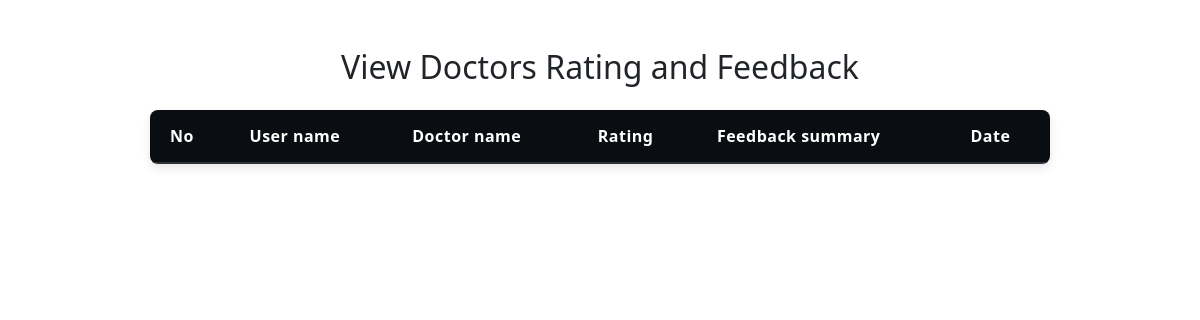
/ViewDoctorRating, run on an earlier commit of the app's database.
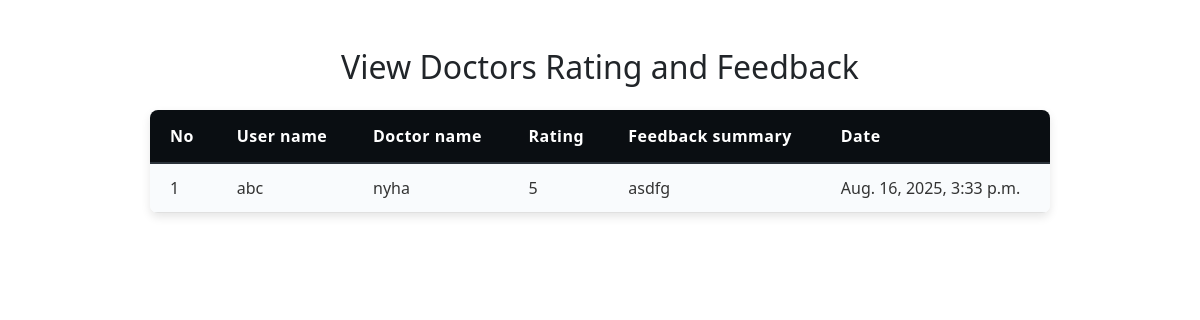
And on a later commit of the database.
### healthapp/models.py (models this page shows)
class FeedbackTable(models.Model):
    USER = models.ForeignKey(UserTable,on_delete=models.CASCADE,blank=True,null=True)
    DOCTOR = models.ForeignKey(DoctorTable,on_delete=models.CASCADE,blank=True,null=True)
    Rating = models.IntegerField(blank=True,null=True)
    Comment =  models.CharField(max_length=100,blank=True,null=True)
    Date = models.DateTimeField(auto_now_add=True)

class UserTable(models.Model):
    UserName = models.CharField(max_length=30,blank=True, null=True)
    Gender = models.CharField(max_length=10, blank=True, null=True)
    DOB = models.DateField(blank=True,null=True)
    E_mail = models.CharField(max_length=30, blank=True, null=True)
    Phone = models.BigIntegerField(blank=True,null=True)
    Address = models.CharField(max_length=100,blank=True,null=True)
    City = models.CharField(max_length=30,blank=True,null=True)
    State = models.CharField(max_length=30,blank=True,null=True)
    Pincode = models.IntegerField(blank=True,null=True)
    LOGIN =models.ForeignKey(LoginTable,on_delete=models.CASCADE,null=True,blank=True)
    Created_at = models.DateTimeField(auto_now_add=True,blank=True,null=True)

class DoctorTable(models.Model):
    UserName = models.CharField(max_length=30,blank=True,null=True)
    DOB = models.DateField(null=True,blank=True)
    Gender = models.CharField(max_length=10,blank=True,null=True)
    Specialization = models.CharField(max_length=80,blank=True,null=True)
    Qualification = models.CharField(max_length=80,blank=True,null=True)
    Experience_year = models.IntegerField(blank=True,null=True)
    E_mail = models.CharField(max_length=80,blank=True,null=True)
    Phone = models.BigIntegerField(blank=True,null=True)
    HOSPITAL = models.ForeignKey(HospitalTable,on_delete=models.CASCADE,blank=True,null=True)
    LOGIN = models.ForeignKey(LoginTable,on_delete=models.CASCADE,blank=True,null=True)
    Added_on = models.DateTimeField(auto_now_add=True, blank=True,null=True)

### healthapp/views.py (the view)
# urls.py: path("ViewDoctorRating", ViewDoctorRating.as_view(), name="ViewDoctorRating"),
class ViewDoctorRating(View):
    def get(self,request):
      obj = FeedbackTable.objects.all()
      return render(request, "Administration/ViewDrRating.html", {'val': obj})

### templates/Administration/ViewDrRating.html (shortened to what this page needs)
<!DOCTYPE html>
<html lang="en">
<head>
  <link href="https://cdn.jsdelivr.net/npm/bootstrap@5.3.0/dist/css/bootstrap.min.css" rel="stylesheet" />
</head>
<body>
  <div class="container my-5">
    <h2 class="text-center mb-4">View Doctors Rating and Feedback</h2>
    <table>
      <thead>
        <tr>
          <th>No</th>
          <th>User name</th>
          <th>Doctor name</th>
          <th>Rating</th>
          <th>Feedback summary</th>
          <th>Date</th>
        </tr>
      </thead>
      <tbody>
        {% for i in val %}
        <tr>
          <td>{{ forloop.counter }}</td>
          <td>{{ i.USER.UserName }}</td>
          <td>{{ i.DOCTOR.UserName }}</td>
          <td>{{ i.Rating }}</td>
          <td>{{ i.Comment }}</td>
          <td>{{ i.Date }}</td>
        </tr>
        {% endfor %}
      </tbody>
    </table>
  </div>
</body>
</html>

What changed in the data, as far as the page shows it:
added FeedbackTable: USER.UserName "abc", DOCTOR.UserName "nyha", Rating "5", Comment "asdfg", Date "Aug. 16, 2025, 3:33 p.m."
